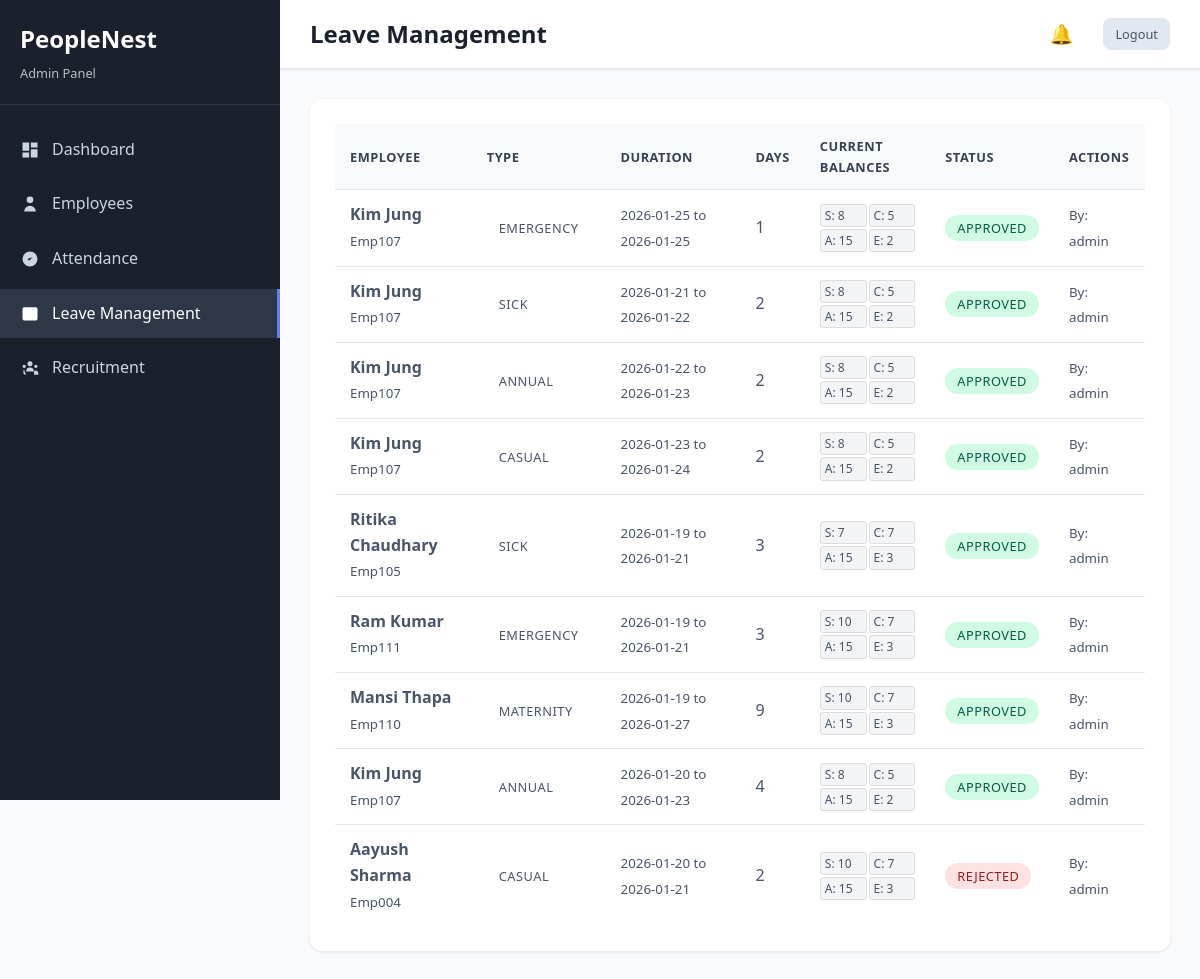
Page /leave-management.php (signed in) on the committed database.
### tables this page shows
CREATE TABLE `leave_requests` (
  `id` int(11) NOT NULL,
  `employee_id` int(11) NOT NULL,
  `leave_type` enum('sick','casual','annual','maternity','emergency') NOT NULL,
  `start_date` date NOT NULL,
  `end_date` date NOT NULL,
  `days_requested` int(11) NOT NULL,
  `reason` text NOT NULL,
  `status` enum('pending','approved','rejected') DEFAULT 'pending',
  `approved_by` int(11) DEFAULT NULL,
  `approved_at` timestamp NULL DEFAULT NULL,
  `rejection_reason` text DEFAULT NULL,
  `created_at` timestamp NOT NULL DEFAULT current_timestamp(),
  `updated_at` timestamp NOT NULL DEFAULT current_timestamp() ON UPDATE current_timestamp()
);

CREATE TABLE `employees` (
  `id` int(11) NOT NULL,
  `user_id` int(11) DEFAULT NULL,
  `employee_id` varchar(20) NOT NULL,
  `first_name` varchar(50) NOT NULL,
  `last_name` varchar(50) NOT NULL,
  `leave_balance` int(11) DEFAULT 20,
  `email` varchar(100) NOT NULL,
  `phone` varchar(15) DEFAULT NULL,
  `department` varchar(50) NOT NULL,
  `designation` varchar(50) NOT NULL,
  `hire_date` date NOT NULL,
  `salary` decimal(10,2) DEFAULT NULL,
  `status` enum('active','inactive') DEFAULT 'active',
  `created_at` timestamp NOT NULL DEFAULT current_timestamp(),
  `updated_at` timestamp NOT NULL DEFAULT current_timestamp() ON UPDATE current_timestamp(),
  `sick_balance` int(11) DEFAULT 10,
  `casual_balance` int(11) DEFAULT 7,
  `annual_balance` int(11) DEFAULT 15,
  `maternity_balance` int(11) DEFAULT 90,
  `emergency_balance` int(11) DEFAULT 3
);

CREATE TABLE `users` (
  `id` int(11) NOT NULL,
  `emp_id` varchar(20) DEFAULT NULL,
  `username` varchar(50) NOT NULL,
  `email` varchar(100) NOT NULL,
  `password` varchar(255) NOT NULL,
  `role` enum('admin','employee') NOT NULL,
  `created_at` timestamp NOT NULL DEFAULT current_timestamp(),
  `updated_at` timestamp NOT NULL DEFAULT current_timestamp() ON UPDATE current_timestamp()
);

### leave-management.php (the view, shortened to what this page needs)
<?php
$database = new Database();
$conn = $database->getConnection();
$notifCountQuery = "SELECT COUNT(*) as unread FROM notifications WHERE user_id = ? AND is_read = 0";
$notifCountStmt = $conn->prepare($notifCountQuery);
$notifCountStmt->execute([$_SESSION['user_id']]);
$unreadCount = $notifCountStmt->fetch(PDO::FETCH_ASSOC)['unread'];
$query = "SELECT lr.*, e.first_name, e.last_name, e.employee_id as emp_code,
                 e.sick_balance, e.casual_balance, e.annual_balance, e.maternity_balance, e.emergency_balance,
                 u.username as approved_by_name
          FROM leave_requests lr
          JOIN employees e ON lr.employee_id = e.id
          LEFT JOIN users u ON lr.approved_by = u.id
          ORDER BY lr.status = 'pending' DESC, lr.created_at DESC";
$stmt = $conn->prepare($query);
$stmt->execute();
$leaveRequests = $stmt->fetchAll(PDO::FETCH_ASSOC);
?>
<!DOCTYPE html>
<html lang="en">
<head>
    <link rel="stylesheet" href="assets/css/style.css">
</head>
<body>
    <div class="dashboard-layout">
        <?php include 'includes/admin-sidebar.php'; ?>
        <div class="main-content">
            <div class="top-bar" style="display: flex; justify-content: space-between; align-items: center;">
                <h1 class="page-title">Leave Management</h1>
                <div class="user-menu" style="display: flex; align-items: center;">
                    <a href="notifications.php" class="btn-notif">🔔<?php if ($unreadCount > 0): ?><span class="notif-badge"><?php echo $unreadCount; ?></span><?php endif; ?></a>
                    <a href="logout.php" class="btn btn-secondary btn-sm">Logout</a>
                </div>
            </div>
            <div class="content-area">
                <div class="card">
                    <div class="card-body">
                        <table class="table">
                            <thead>
                                <tr>
                                    <th>Employee</th>
                                    <th>Type</th>
                                    <th>Duration</th>
                                    <th>Days</th>
                                    <th>Current Balances</th>
                                    <th>Status</th>
                                    <th>Actions</th>
                                </tr>
                            </thead>
                            <tbody>
                                <?php foreach ($leaveRequests as $leave): ?>
                                <tr>
                                    <td>
                                        <strong><?php echo htmlspecialchars($leave['first_name'] . ' ' . $leave['last_name']); ?></strong><br>
                                        <small><?php echo htmlspecialchars($leave['emp_code']); ?></small>
                                    </td>
                                    <td><span class="badge"><?php echo ucfirst($leave['leave_type']); ?></span></td>
                                    <td><small><?php echo $leave['start_date']; ?> to <?php echo $leave['end_date']; ?></small></td>
                                    <td><?php echo $leave['days_requested']; ?></td>
                                    <td>
                                        <div class="balance-grid">
                                            <span class="balance-tag">S: <?php echo $leave['sick_balance']; ?></span>
                                            <span class="balance-tag">C: <?php echo $leave['casual_balance']; ?></span>
                                            <span class="balance-tag">A: <?php echo $leave['annual_balance']; ?></span>
                                            <span class="balance-tag">E: <?php echo $leave['emergency_balance']; ?></span>
                                        </div>
                                    </td>
                                    <td>
                                        <span class="badge badge-<?php echo $leave['status'] === 'pending' ? 'warning' : ($leave['status'] === 'approved' ? 'success' : 'danger'); ?>">
                                            <?php echo ucfirst($leave['status']); ?>
                                        </span>
                                    </td>
                                    <td>
                                        <?php if ($leave['status'] === 'pending'): ?>
                                            <a href="?action=approve&id=<?php echo $leave['id']; ?>" class="btn btn-success btn-sm" onclick="return confirm('Approve & deduct balance?')">Approve</a>
                                            <button class="btn btn-danger btn-sm" onclick="rejectLeave(<?php echo $leave['id']; ?>)">Reject</button>
                                        <?php else: ?>
                                            <small>By: <?php echo htmlspecialchars($leave['approved_by_name'] ?? 'System'); ?></small>
                                        <?php endif; ?>
                                    </td>
                                </tr>
                                <?php endforeach; ?>
                            </tbody>
                        </table>
                    </div>
                </div>
            </div>
        </div>
    </div>
</body>
</html>

### assets/css/style.css (style rules this page uses)
* { margin: 0; padding: 0; box-sizing: border-box; }
body { font-family: "Segoe UI", Tahoma, Geneva, Verdana, sans-serif; line-height: 1.6; color: #333; background-color: #f8fafc; }
.btn { padding: 12px 24px; border: none; border-radius: 8px; font-size: 16px; font-weight: 500; cursor: pointer; transition: all 0.3s ease; text-decoration: none; display: inline-block; text-align: center; }
.dashboard-layout { display: flex; min-height: 100vh; }
.main-content { flex: 1; margin-left: 280px; background-color: #f8fafc; }
.top-bar { background: white; padding: 15px 30px; border-bottom: 1px solid #e2e8f0; display: flex; justify-content: space-between; align-items: center; box-shadow: 0 1px 3px rgba(0, 0, 0, 0.1); }
.page-title { font-size: 1.5rem; font-weight: 600; color: #1a202c; }
.user-menu { display: flex; align-items: center; gap: 15px; }
.content-area { padding: 30px; }
.card { background: white; border-radius: 12px; box-shadow: 0 1px 3px rgba(0, 0, 0, 0.1); margin-bottom: 20px; }
.card-body { padding: 25px; }
.table { width: 100%; border-collapse: collapse; background: white; }
.table th, .table td { padding: 12px 15px; text-align: left; border-bottom: 1px solid #e2e8f0; }
.table th { background-color: #f8fafc; font-weight: 600; color: #374151; text-transform: uppercase; font-size: 0.8rem; letter-spacing: 0.5px; }
.table td { vertical-align: middle; color: #4a5568; }
.table tr:last-child td { border-bottom: none; }
.badge { padding: 4px 12px; border-radius: 20px; font-size: 0.8rem; font-weight: 500; text-transform: uppercase; letter-spacing: 0.5px; }
.badge-success { background-color: #c6f6d5; color: #2d7d32; }
.badge-danger { background-color: #fed7d7; color: #c53030; }
.badge-success { background-color: #d1fae5; color: #065f46; }
.badge-danger { background-color: #fee2e2; color: #991b1b; }
.btn-secondary { background-color: #e2e8f0; color: #4a5568; }
.btn-sm { padding: 6px 12px; font-size: 0.8rem; }

### leave-management.php (style rules this page uses)
.btn-notif { position: relative; margin-right: 15px; text-decoration: none; font-size: 1.2em; }
.balance-grid { font-size: 0.75em; display: grid; grid-template-columns: 1fr 1fr; gap: 2px; }
.balance-tag { background: #f3f4f6; padding: 1px 4px; border-radius: 3px; border: 1px solid #ddd; }

### rows in the picture
leave_requests: employee.last_name "Kim Jung", employee.employee_id "Emp107", leave_type "EMERGENCY", start_date "2026-01-25", end_date "2026-01-25", days_requested "1", employee.sick_balance "8", employee.casual_balance "5", employee.annual_balance "15", employee.emergency_balance "2", status "APPROVED", approved_by.username "admin"
leave_requests: employee.last_name "Kim Jung", employee.employee_id "Emp107", leave_type "SICK", start_date "2026-01-21", end_date "2026-01-22", days_requested "2", employee.sick_balance "8", employee.casual_balance "5", employee.annual_balance "15", employee.emergency_balance "2", status "APPROVED", approved_by.username "admin"
leave_requests: employee.last_name "Kim Jung", employee.employee_id "Emp107", leave_type "ANNUAL", start_date "2026-01-22", end_date "2026-01-23", days_requested "2", employee.sick_balance "8", employee.casual_balance "5", employee.annual_balance "15", employee.emergency_balance "2", status "APPROVED", approved_by.username "admin"
leave_requests: employee.last_name "Kim Jung", employee.employee_id "Emp107", leave_type "CASUAL", start_date "2026-01-23", end_date "2026-01-24", days_requested "2", employee.sick_balance "8", employee.casual_balance "5", employee.annual_balance "15", employee.emergency_balance "2", status "APPROVED", approved_by.username "admin"
leave_requests: employee.last_name "Ritika Chaudhary", employee.employee_id "Emp105", leave_type "SICK", start_date "2026-01-19", end_date "2026-01-21", days_requested "3", employee.sick_balance "7", employee.casual_balance "7", employee.annual_balance "15", employee.emergency_balance "3", status "APPROVED", approved_by.username "admin"
leave_requests: employee.last_name "Ram Kumar", employee.employee_id "Emp111", leave_type "EMERGENCY", start_date "2026-01-19", end_date "2026-01-21", days_requested "3", employee.sick_balance "10", employee.casual_balance "7", employee.annual_balance "15", employee.emergency_balance "3", status "APPROVED", approved_by.username "admin"
leave_requests: employee.last_name "Mansi Thapa", employee.employee_id "Emp110", leave_type "MATERNITY", start_date "2026-01-19", end_date "2026-01-27", days_requested "9", employee.sick_balance "10", employee.casual_balance "7", employee.annual_balance "15", employee.emergency_balance "3", status "APPROVED", approved_by.username "admin"
leave_requests: employee.last_name "Kim Jung", employee.employee_id "Emp107", leave_type "ANNUAL", start_date "2026-01-20", end_date "2026-01-23", days_requested "4", employee.sick_balance "8", employee.casual_balance "5", employee.annual_balance "15", employee.emergency_balance "2", status "APPROVED", approved_by.username "admin"
leave_requests: employee.last_name "Aayush Sharma", employee.employee_id "Emp004", leave_type "CASUAL", start_date "2026-01-20", end_date "2026-01-21", days_requested "2", employee.sick_balance "10", employee.casual_balance "7", employee.annual_balance "15", employee.emergency_balance "3", status "REJECTED", approved_by.username "admin"
